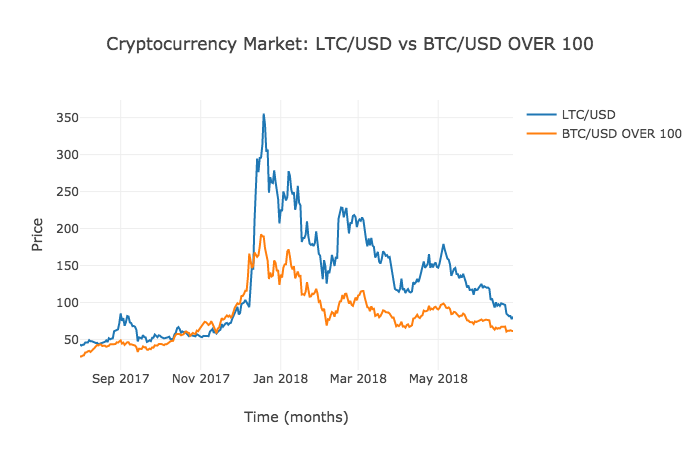

The script that drew this image:
import configparser
import quandl
import plotly.graph_objs as go 
import plotly.offline as pyo 

parser = configparser.ConfigParser()
parser.read("data/API.ini")
SECRET_KEY = parser.get('API','secret_key')


quandl.ApiConfig.api_key = SECRET_KEY
ltc_usd_data = quandl.get('BITFINEX/LTCUSD', start_date='2017-08-01', end_date='2018-07-30')
btc_usd_data = quandl.get('BITFINEX/BTCUSD', start_date='2017-08-01', end_date='2018-07-30')
print(ltc_usd_data.head(5))


line1 = go.Scatter(x = ltc_usd_data.index,
                   y = ltc_usd_data["Mid"],
                   mode = 'lines',
                   name = 'LTC/USD' )
line2 = go.Scatter(x = btc_usd_data.index,
                   y = btc_usd_data["Mid"]/100,
                   mode = 'lines',
                   name = 'BTC/USD OVER 100' )                  
                                  
              
data = [line1, line2]
layout = go.Layout(title = 'Cryptocurrency Market: LTC/USD vs BTC/USD OVER 100', 
                   xaxis = {'title': 'Time (months)'},
                   yaxis = {'title': 'Price'},
                   hovermode = 'closest')

figure = go.Figure(data = data, layout = layout)

pyo.plot(figure, 
        filename = 'crypto/crypto.html')         
